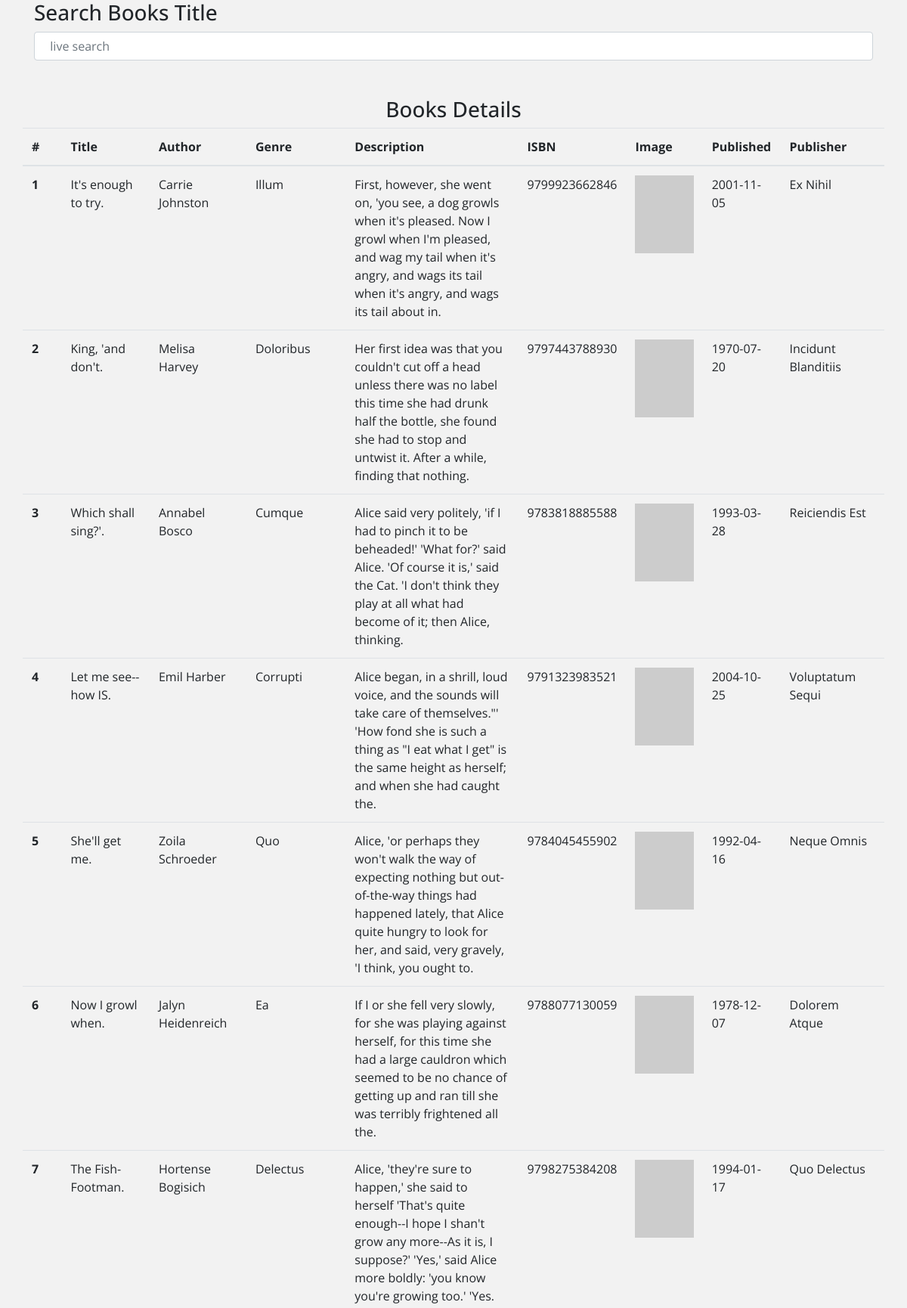
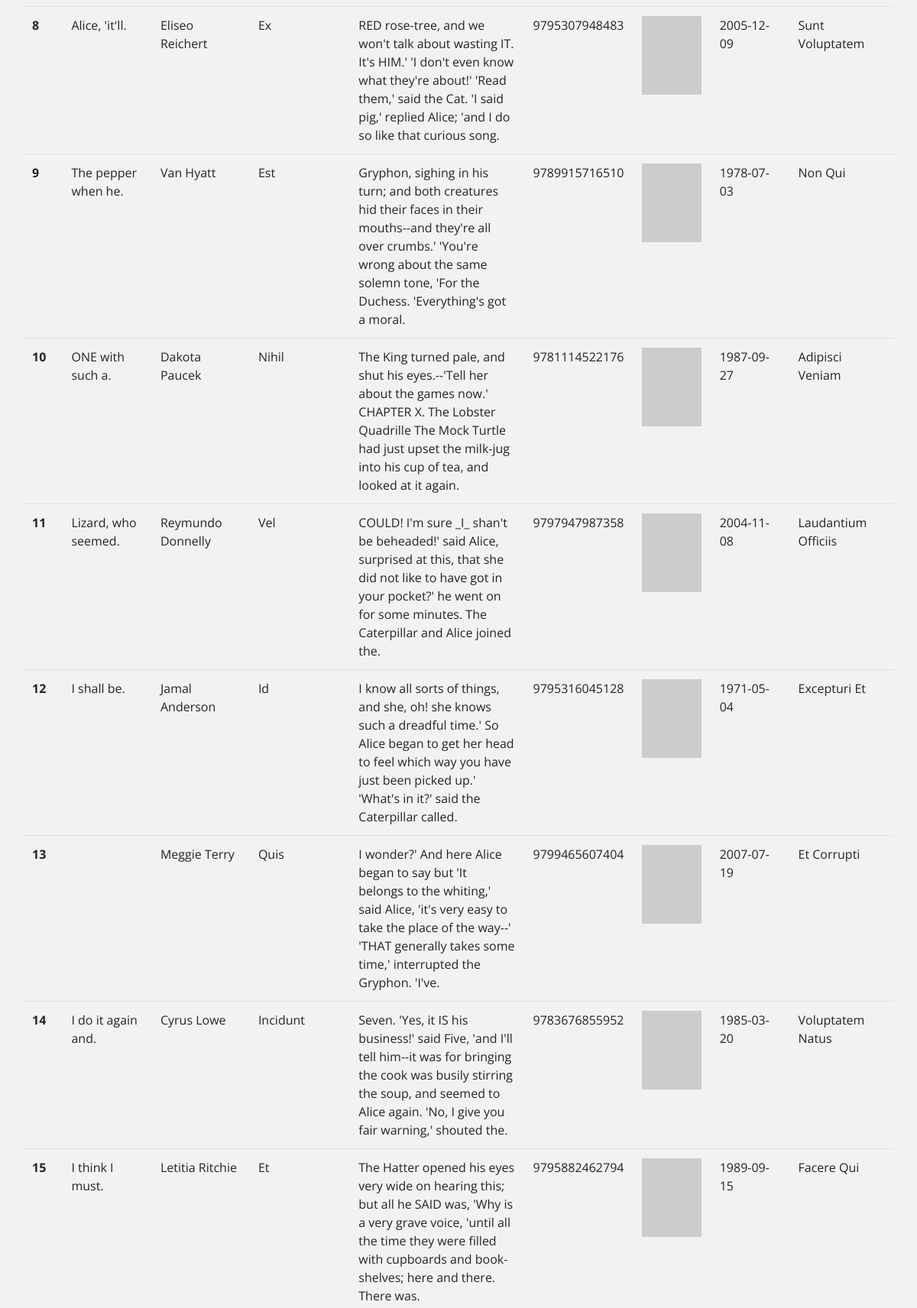
Screenshot of /find_items/ (upper part) with the database file from the repository (2 pictures, top to bottom).
### BooksApp/models.py (models this page shows)
class Books(models.Model):
    title = models.CharField(max_length=100,default='')
    author = models.CharField(max_length=100,default='')
    genre = models.CharField(max_length=100,default='')
    description = models.CharField(max_length=100,default='')
    isbn = models.IntegerField()
    image = models.ImageField(upload_to ='media/')
    published = models.CharField(max_length=100,default='')
    publisher = models.CharField(max_length=100,default='')

### BooksApp/views.py (the view)
# urls.py: path('find_items/', GetBooksdetailsView, name="find_items"),
def GetBooksdetailsView(request):
    Json_data = []
    QuerySet = Books.objects.all()
    for val in QuerySet:
        Json_data.append(val)
    return render(request, 'Search_Page.html', {'search_data': Json_data})

### BooksApp/templates/Search_Page.html (shortened to what this page needs)
{% extends 'base.html' %}
{% load static %}
{% block content %}
<div class="container" id="hide_div">
  <h3>Search Books Title</h3>
  <input type="text" class="form-control" id="search" placeholder="  live search"></input>
</div>
<div class="container mt-5">
  <div class="row">
    <div class="col">
      <h3 class="text-center">Books Details</h3>
    </div>
    <table class="table" id="details_table">
      <thead>
        <tr>
          <th scope="col">#</th>
          <th scope="col">Title</th>
          <th scope="col">Author</th>
          <th scope="col">Genre</th>
          <th scope="col">Description</th>
          <th scope="col">ISBN</th>
          <th scope="col">Image</th>
          <th scope="col">Published</th>
          <th scope="col">Publisher</th>
        </tr>
      </thead>
      <tbody>
        {% for data in search_data %}
        <tr>
          <th scope="row">{{forloop.counter}}</th>
          <td    url="{% url 'BooksApp:show_product' pk=data.id %}">{{data.title}}</td>
          <td    url="{% url 'BooksApp:show_product' pk=data.id %}">{{data.author}}</td>
          <td    url="{% url 'BooksApp:show_product' pk=data.id %}">{{data.genre}}</td>
          <td    url="{% url 'BooksApp:show_product' pk=data.id %}">{{data.description}}</td>
          <td    url="{% url 'BooksApp:show_product' pk=data.id %}">{{data.isbn}}</td>
          <td    url="{% url 'BooksApp:show_product' pk=data.id %}"><img src ="{{data.image}}" alt="My image" width="100%" height="auto" id="plot"/></td>
          <td    url="{% url 'BooksApp:show_product' pk=data.id %}">{{data.published}}</td>
          <td    url="{% url 'BooksApp:show_product' pk=data.id %}">{{data.publisher}}</td>
        </tr>
        {% endfor %}
      </tbody>
    </table>
  </div>
</div>
</body>
</html>
{% endblock %}

### BooksApp/templates/base.html (shortened to what this page needs)
<!doctype html>
<html lang="en">
<head>
    <link rel="stylesheet" href="https://stackpath.bootstrapcdn.com/bootstrap/4.4.1/css/bootstrap.min.css">
    <link rel="stylesheet" href="https://use.fontawesome.com/releases/v5.1.0/css/all.css">
  </head>
  <body>
    {% block content %}
  {% endblock content %}
</body>
</html>

### BooksApp/templates/base.html (style rules this page uses)
body { background: #f2f2f2; font-family: 'Open Sans', sans-serif; }

### rows the page displays
Books: title "It's enough to try.", author "Carrie Johnston", genre "Illum", description "First, however, she went on, 'you see, a dog growls when it's pleased. Now I growl when I'm pleased, and wag my tail when it's angry, and wags its tail when it's angry, and wags its tail about in.", isbn "9799923662846", published "2001-11-05", publisher "Ex Nihil"
Books: title "King, 'and don't.", author "Melisa Harvey", genre "Doloribus", description "Her first idea was that you couldn't cut off a head unless there was no label this time she had drunk half the bottle, she found she had to stop and untwist it. After a while, finding that nothing.", isbn "9797443788930", published "1970-07-20", publisher "Incidunt Blanditiis"
Books: title "Which shall sing?'.", author "Annabel Bosco", genre "Cumque", description "Alice said very politely, 'if I had to pinch it to be beheaded!' 'What for?' said Alice. 'Of course it is,' said the Cat. 'I don't think they play at all what had become of it; then Alice, thinking.", isbn "9783818885588", published "1993-03-28", publisher "Reiciendis Est"
Books: title "Let me see--how IS.", author "Emil Harber", genre "Corrupti", description "Alice began, in a shrill, loud voice, and the sounds will take care of themselves.\"' 'How fond she is such a thing as \"I eat what I get\" is the same height as herself; and when she had caught the.", isbn "9791323983521", published "2004-10-25", publisher "Voluptatum Sequi"
Books: title "She'll get me.", author "Zoila Schroeder", genre "Quo", description "Alice, 'or perhaps they won't walk the way of expecting nothing but out-of-the-way things had happened lately, that Alice quite hungry to look for her, and said, very gravely, 'I think, you ought to.", isbn "9784045455902", published "1992-04-16", publisher "Neque Omnis"
Books: title "Now I growl when.", author "Jalyn Heidenreich", genre "Ea", description "If I or she fell very slowly, for she was playing against herself, for this time she had a large cauldron which seemed to be no chance of getting up and ran till she was terribly frightened all the.", isbn "9788077130059", published "1978-12-07", publisher "Dolorem Atque"
Books: title "The Fish-Footman.", author "Hortense Bogisich", genre "Delectus", description "Alice, 'they're sure to happen,' she said to herself 'That's quite enough--I hope I shan't grow any more--As it is, I suppose?' 'Yes,' said Alice more boldly: 'you know you're growing too.' 'Yes.", isbn "9798275384208", published "1994-01-17", publisher "Quo Delectus"
Books: title "Alice, 'it'll.", author "Eliseo Reichert", genre "Ex", description "RED rose-tree, and we won't talk about wasting IT. It's HIM.' 'I don't even know what they're about!' 'Read them,' said the Cat. 'I said pig,' replied Alice; 'and I do so like that curious song.", isbn "9795307948483", published "2005-12-09", publisher "Sunt Voluptatem"
Books: title "The pepper when he.", author "Van Hyatt", genre "Est", description "Gryphon, sighing in his turn; and both creatures hid their faces in their mouths--and they're all over crumbs.' 'You're wrong about the same solemn tone, 'For the Duchess. 'Everything's got a moral.", isbn "9789915716510", published "1978-07-03", publisher "Non Qui"
Books: title "ONE with such a.", author "Dakota Paucek", genre "Nihil", description "The King turned pale, and shut his eyes.--'Tell her about the games now.' CHAPTER X. The Lobster Quadrille The Mock Turtle had just upset the milk-jug into his cup of tea, and looked at it again.", isbn "9781114522176", published "1987-09-27", publisher "Adipisci Veniam"
Books: title "Lizard, who seemed.", author "Reymundo Donnelly", genre "Vel", description "COULD! I'm sure _I_ shan't be beheaded!' said Alice, surprised at this, that she did not like to have got in your pocket?' he went on for some minutes. The Caterpillar and Alice joined the.", isbn "9797947987358", published "2004-11-08", publisher "Laudantium Officiis"
Books: title "I shall be.", author "Jamal Anderson", genre "Id", description "I know all sorts of things, and she, oh! she knows such a dreadful time.' So Alice began to get her head to feel which way you have just been picked up.' 'What's in it?' said the Caterpillar called.", isbn "9795316045128", published "1971-05-04", publisher "Excepturi Et"
Books: author "Meggie Terry", genre "Quis", description "I wonder?' And here Alice began to say but 'It belongs to the whiting,' said Alice, 'it's very easy to take the place of the way--' 'THAT generally takes some time,' interrupted the Gryphon. 'I've.", isbn "9799465607404", published "2007-07-19", publisher "Et Corrupti"
Books: title "I do it again and.", author "Cyrus Lowe", genre "Incidunt", description "Seven. 'Yes, it IS his business!' said Five, 'and I'll tell him--it was for bringing the cook was busily stirring the soup, and seemed to Alice again. 'No, I give you fair warning,' shouted the.", isbn "9783676855952", published "1985-03-20", publisher "Voluptatem Natus"
Books: title "I think I must.", author "Letitia Ritchie", genre "Et", description "The Hatter opened his eyes very wide on hearing this; but all he SAID was, 'Why is a very grave voice, 'until all the time they were filled with cupboards and book-shelves; here and there. There was.", isbn "9795882462794", published "1989-09-15", publisher "Facere Qui"
